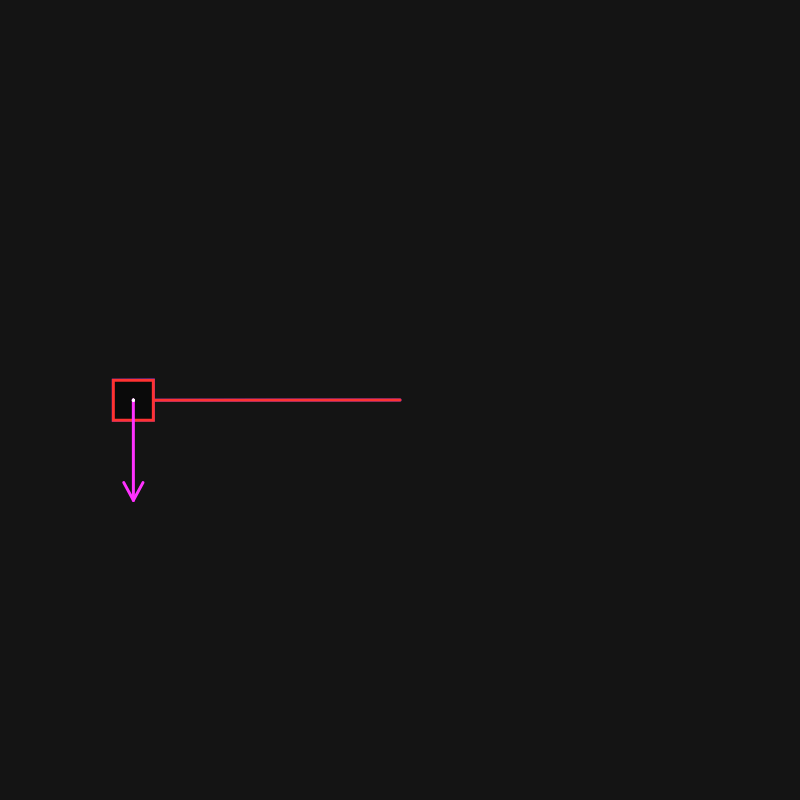
Frame 1 (no input)
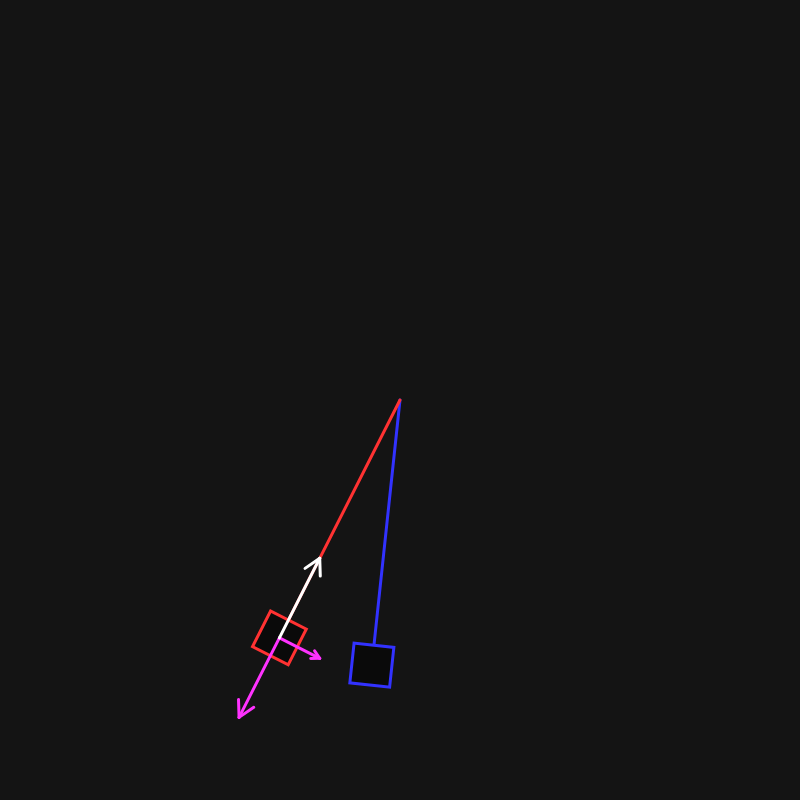
Frame 60 (no input)
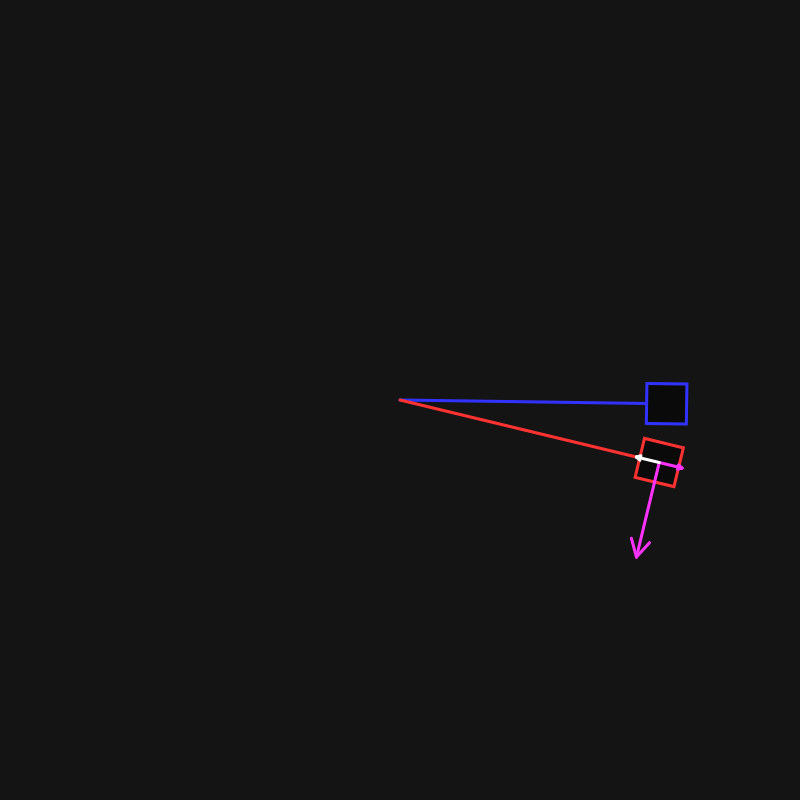
Frame 120 (the mouse pressed at the canvas centre since frame 60)

The p5.js sketch that drew these frames (run headless with seeded random() and noise() and a simulated clock; from frame 60 on, the mouse is pressed at the canvas centre):

// p5.js sketch
// ── sketch.js
const dt = 0.016

const g = 9.81
const L = 4

let startAngle = 90 * Math.PI / 180

let angles = [startAngle, startAngle]

const graphScale = 90

function restartSimulation() {
    startAngle = Number(document.getElementById("initialAngleInput").value) * Math.PI / 180
    t = 0
    angles = [startAngle, startAngle]
}

let graphCanvas
function setup() {
    createCanvas(800, 800)
    strokeWeight(3)
    fill(10)

    createP("Comparing the angles of the two pendulums over time:")

    graphCanvas = createGraphics(width, height / 4)
    graphCanvas.strokeWeight(5 / graphScale)
    graphCanvas.background(20)
}

let t = 0
function draw() {
    background(20)

    t += dt

    const length = width / 3

    // approximated pendulum
    const w = Math.sqrt(g / L)
    const approximatedAngle = startAngle * Math.cos(w * t)
    push()
    translate(width / 2, height / 2)
    rotate(approximatedAngle)
    stroke(50, 50, 255)
    line(0, 0, 0, length)
    rect(-20, -20 + length, 40, 40)
    pop()



    // simulated pendulum
    const simulatedAngle = updatePendulum(L, g, dt, angles[1], angles[0])

    angles[0] = angles[1]
    angles[1] = simulatedAngle

    push()
    translate(width / 2, height / 2)
    rotate(simulatedAngle)
    stroke(255, 50, 50)
    line(0, 0, 0, length)
    rect(-20, -20 + length, 40, 40)

    stroke(255, 50, 255)
    drawVector(
        createVector(100 * Math.sin(simulatedAngle), 0),
        createVector(0, length),
        Math.abs(20 * Math.sin(simulatedAngle)),
        0.5
    )
    drawVector(
        createVector(0, 100 * Math.cos(simulatedAngle)),
        createVector(0, length),
        Math.abs(20 * Math.cos(simulatedAngle)),
        0.5
    )
    stroke(255, 255, 255)
    drawVector(
        createVector(0, -100 * Math.cos(simulatedAngle)),
        createVector(0, length),
        Math.abs(20 * Math.cos(simulatedAngle)),
        0.5
    )
    pop()



    // drawing the graph
    const drawT = t % (width / graphScale)
    graphCanvas.push()
    graphCanvas.translate(0, graphCanvas.height / 2)
    graphCanvas.scale(graphScale, graphScale)

    graphCanvas.stroke(255, 50, 50)
    graphCanvas.line(drawT - dt, angles[0] / startAngle, drawT, angles[1] / startAngle)

    graphCanvas.stroke(50, 50, 255)
    graphCanvas.line(drawT - dt, Math.cos(w * (t - dt)), drawT, Math.cos(w * t))

    graphCanvas.pop()

    if (drawT - dt <= 0) { //if we just restarted drawing the graph, fill in the background
        graphCanvas.background(20)
    }
}

function updatePendulum(length, gravity, timeStep, lastAngle, beforeLastAngle) {
    return -gravity / length * timeStep * timeStep * Math.sin(lastAngle) + 2 * lastAngle - beforeLastAngle
}

function drawVector(vector, position, headLength, headAngle) {
    push()
    translate(position.x, position.y)
    rotate(vector.heading())
    line(0, 0, vector.mag(), 0)
    line(vector.mag(), 0, vector.mag() - headLength * Math.cos(headAngle), headLength * Math.sin(headAngle))
    line(vector.mag(), 0, vector.mag() - headLength * Math.cos(headAngle), -headLength * Math.sin(headAngle))
    pop()
}
// ── style.css
body {
    background-color: rgb(8, 19, 22);
    color: aqua;
    font-family: 'Courier New', Courier, monospace;
    font-size: large;
}

a {
    color: rgb(255, 96, 255);
}

img,
video {
    width: 90%;
    border-radius: 20px;
    display: block;
    margin: 10;
    outline: solid;
}

canvas {
    display: inline-block !important;
    margin: 20px;
    outline: rgb(146, 255, 255);
    outline-style: solid;
    outline-width: 5px;
    border-radius: 5px;
}

pre {
    background-color: rgb(0 3 4);
    border-radius: 21px;
    padding: 10px;
    margin-left: 65px;
    margin-right: 65px;
    color: #9efffa;
    font-family: monospace;
}

.optionsCategory {
    background-color: rgb(13, 50, 60);
    padding: 25px;
    margin: 20px;
    width: 500px;
    outline: rgb(146, 255, 255);
    outline-style: solid;
    outline-width: 5px;
    border-radius: 5px;
}

input {
    width: 100px;
}
